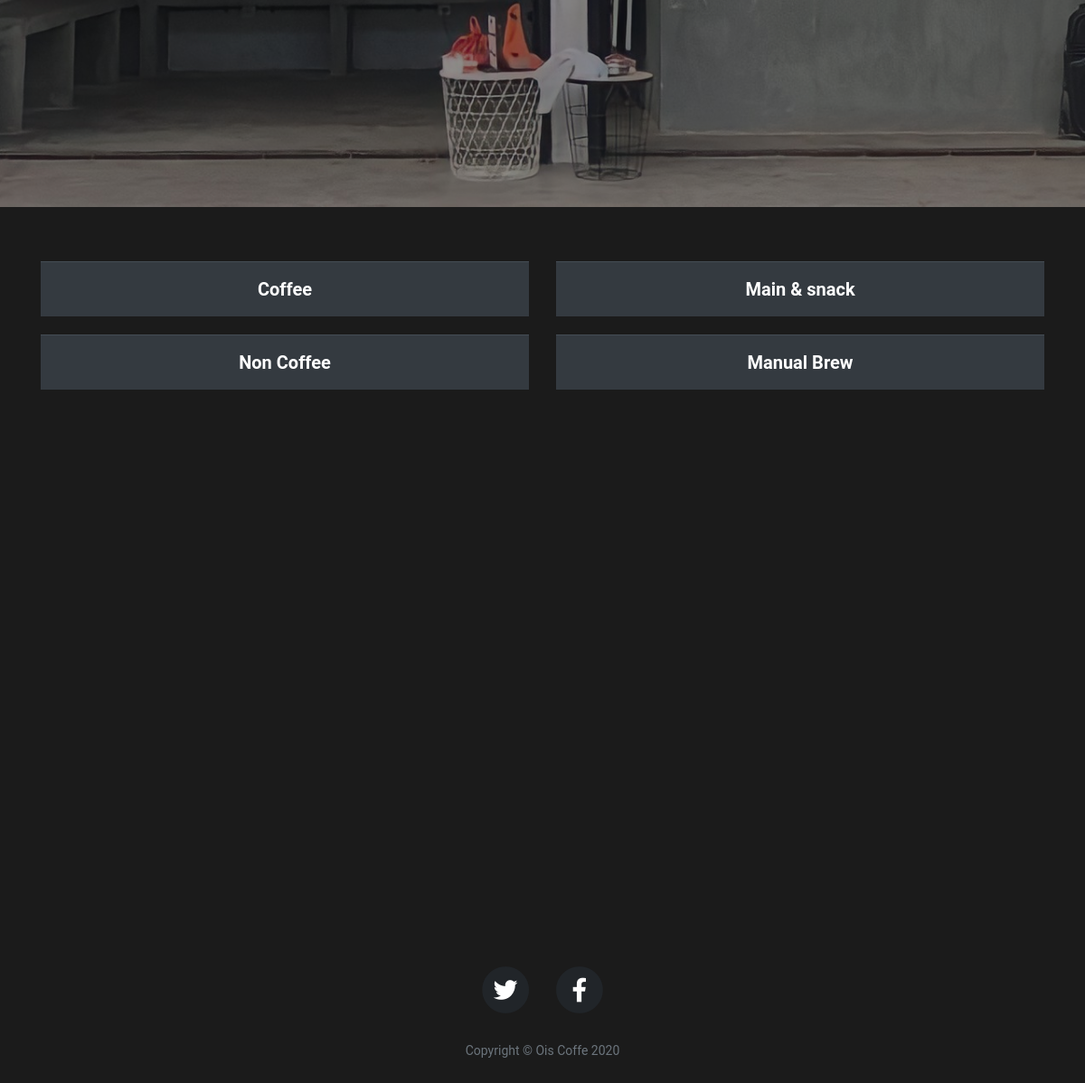
Page /index.php/produk (lower part) on the earlier database version.
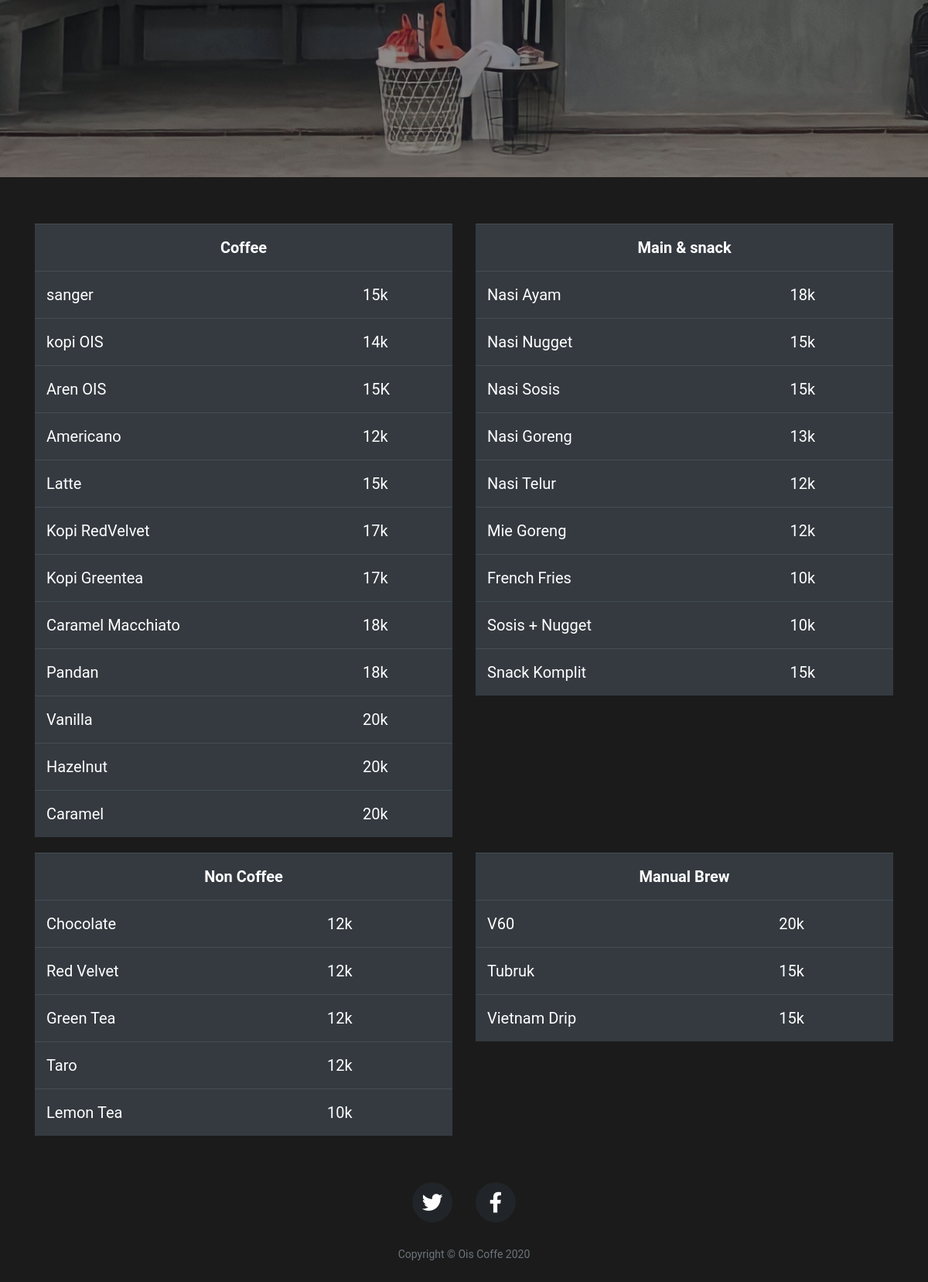
Same page on the later database version.
### tables this page shows
CREATE TABLE `menu` (
  `id` int(64) NOT NULL,
  `nama` varchar(255) NOT NULL,
  `harga` varchar(11) NOT NULL,
  `tag` varchar(100) NOT NULL
);

### application/controllers/Produk.php (called while the page is built, shortened)
<?php
class Produk extends CI_Controller
{
    public function __construct()
    {
        $this->load->model('public/ModelData');
    }
    public function index()
    {
        $this->load->view('public/_partials/header.php');
        $this->load->view('public/_partials/navbar.php');
        $this->load->view('public/produk');
        $this->load->view('public/_partials/footer.php');
        $this->load->view('public/_partials/js.php');
    }
}

### index.php (called while the page is built, shortened)
<?php
require_once BASEPATH.'core/CodeIgniter.php';

### application/models/public/ModelData.php (called while the page is built, shortened)
<?php
class ModelData extends CI_Model
{
    function tampil_menu_by_tag($tag)
    {
        if ($tag == 'coffee') {
            return $this->db->get_where('menu', array('tag' => 'coffee'));
        } else if ($tag == 'main & snack') {
            return $this->db->get_where('menu', array('tag' => 'main & snack'));
        } else if ($tag == 'non coffee') {
            return $this->db->get_where('menu', array('tag' => 'non coffee'));
        } else if ($tag == 'manual brew') {
            return $this->db->get_where('menu', array('tag' => 'manual brew'));
        } else {
            return 'data not available';
        }
    }
}

### application/views/public/produk.php (the view, shortened to what this page needs)
<body>
    <header class="masthead" style="background-image: url('assets/img/bgoiscoffe.jpg')">
        <div class="container">
            <div class="row">
                <div class="col-lg-8 col-md-10 mx-auto">
                    <div class="site-heading">
                    </div>
                </div>
            </div>
        </div>
    </header>
    <div class="container pt-5" id="menu">
        <div class="row">
            <div class="col-md-6">
                <table class="table table-dark text-center">
                    <tr>
                        <th colspan="2">Coffee</th>
                    </tr>
                    <?php
                    foreach ($this->ModelData->tampil_menu_by_tag('coffee')->result() as $d) { ?>
                        <tr class="text-left">
                            <td><?= $d->nama; ?></td>
                            <td><?= $d->harga; ?></td>
                        </tr>
                    <?php } ?>
                </table>
            </div>
            <div class="col-md-6">
                <table class="table table-dark text-center">
                    <tr>
                        <th colspan="2">Main & snack</th>
                    </tr>
                    <?php
                    foreach ($this->ModelData->tampil_menu_by_tag('main & snack')->result() as $d) { ?>
                        <tr class="text-left">
                            <td><?= $d->nama; ?></td>
                            <td><?= $d->harga; ?></td>
                        </tr>
                    <?php } ?>
                </table>
            </div>
            <div class="col-md-6">
                <table class="table table-dark text-center">
                    <tr>
                        <th colspan="2">Non Coffee</th>
                    </tr>
                    <?php
                    foreach ($this->ModelData->tampil_menu_by_tag('non coffee')->result() as $d) { ?>
                        <tr class="text-left">
                            <td><?= $d->nama; ?></td>
                            <td><?= $d->harga; ?></td>
                        </tr>
                    <?php } ?>
                </table>
            </div>
            <div class="col-md-6">
                <table class="table table-dark text-center">
                    <tr>
                        <th colspan="2">Manual Brew</th>
                    </tr>
                    <?php
                    foreach ($this->ModelData->tampil_menu_by_tag('manual brew')->result() as $d) { ?>
                        <tr class="text-left">
                            <td><?= $d->nama; ?></td>
                            <td><?= $d->harga; ?></td>
                        </tr>
                    <?php } ?>
                </table>
            </div>
        </div>
    </div>
</body>

### application/views/public/_partials/header.php (shortened to what this page needs)
<!DOCTYPE html>
<html lang="en">
<head>
    <link href="<?php echo base_url('assets/vendor/bootstrap/css/bootstrap.min.css') ?>" rel="stylesheet">
    <link href="<?php echo base_url('assets/vendor/fontawesome-free/css/all.min.css') ?>" rel="stylesheet" type="text/css">
    <link href="<?php echo base_url('assets/css/main.css') ?>" rel="stylesheet">
    <link href="<?php echo base_url('assets/css/produk.css') ?>" rel="stylesheet">
    <link href="<?php echo base_url('assets/css/galeri.css') ?>" rel="stylesheet">
    <link href="<?php echo base_url('assets/css/tentang.css') ?>" rel="stylesheet">
    <link href="<?php echo base_url('assets/css/berita.css') ?>" rel="stylesheet">
</head>

### application/views/public/_partials/footer.php
<footer>
    <div class="container">
        <div class="row">
            <div class="col-lg-8 col-md-10 mx-auto">
                <ul class="list-inline text-center">
                    <li class="list-inline-item">
                        <a href="#">
                            <span class="fa-stack fa-lg">
                                <i class="fas fa-circle fa-stack-2x"></i>
                                <i class="fab fa-twitter fa-stack-1x fa-inverse"></i>
                            </span>
                        </a>
                    </li>
                    <li class="list-inline-item">
                        <a href="#">
                            <span class="fa-stack fa-lg">
                                <i class="fas fa-circle fa-stack-2x"></i>
                                <i class="fab fa-facebook-f fa-stack-1x fa-inverse"></i>
                            </span>
                        </a>
                    </li>
                </ul>
                <p class="copyright text-muted">Copyright &copy; Ois Coffe 2020</p>
            </div>
        </div>
    </div>
</footer>

### application/views/public/_partials/js.php (shortened to what this page needs)
</html>

### assets/css/main.css (style rules this page uses)
.container { position: relative; min-height: 100%; }
html, body { margin: 0; padding: 0; height: 100%; font-size: 20px; color: #f3f3f3; font-family: "Roboto", "Times New Roman", serif; background-color: #1b1b1b; }
p { line-height: 1.5; margin: 30px 0; }
a { color: #212529; transition: all 0.2s; }
header.masthead { height: 100vh; background: no-repeat center center; background-color: #868e96; background-attachment: scroll; position: relative; background-size: cover; }
header.masthead .page-heading, header.masthead .post-heading, header.masthead .site-heading { padding: 200px 0 150px; color: #f3f3f3; }
@media only screen and (min-width: 768px) { header.masthead .page-heading, header.masthead .post-heading, header.masthead .site-heading { padding: 200px 0; } }
header.masthead .page-heading, header.masthead .site-heading { text-align: center; }
footer { position: relative; margin-top: 2em; margin-bottom: 2em; width: 100%; height: 60px; }
footer .list-inline { margin: 0; padding: 0; }
footer .copyright { font-size: 14px; text-align: center; }
html { scroll-behavior: auto; }

Differences in the rows shown:
added menu: nama "sanger", harga "15k"
added menu: nama "kopi OIS", harga "14k"
added menu: nama "Aren OIS", harga "15K"
added menu: nama "Americano", harga "12k"
added menu: nama "Latte", harga "15k"
added menu: nama "Kopi RedVelvet", harga "17k"
added menu: nama "Kopi Greentea", harga "17k"
added menu: nama "Caramel Macchiato", harga "18k"
added menu: nama "Pandan", harga "18k"
added menu: nama "Vanilla", harga "20k"
added menu: nama "Hazelnut", harga "20k"
added menu: nama "Caramel", harga "20k"
added menu: nama "Nasi Ayam", harga "18k"
added menu: nama "Nasi Nugget", harga "15k"
added menu: nama "Nasi Sosis", harga "15k"
added menu: nama "Nasi Goreng", harga "13k"
added menu: nama "Nasi Telur", harga "12k"
added menu: nama "Mie Goreng", harga "12k"
added menu: nama "French Fries", harga "10k"
added menu: nama "Sosis + Nugget", harga "10k"
added menu: nama "Snack Komplit", harga "15k"
added menu: nama "Chocolate", harga "12k"
added menu: nama "Red Velvet", harga "12k"
added menu: nama "Green Tea", harga "12k"
added menu: nama "Taro", harga "12k"
added menu: nama "Lemon Tea", harga "10k"
added menu: nama "V60", harga "20k"
added menu: nama "Tubruk", harga "15k"
added menu: nama "Vietnam Drip", harga "15k"
